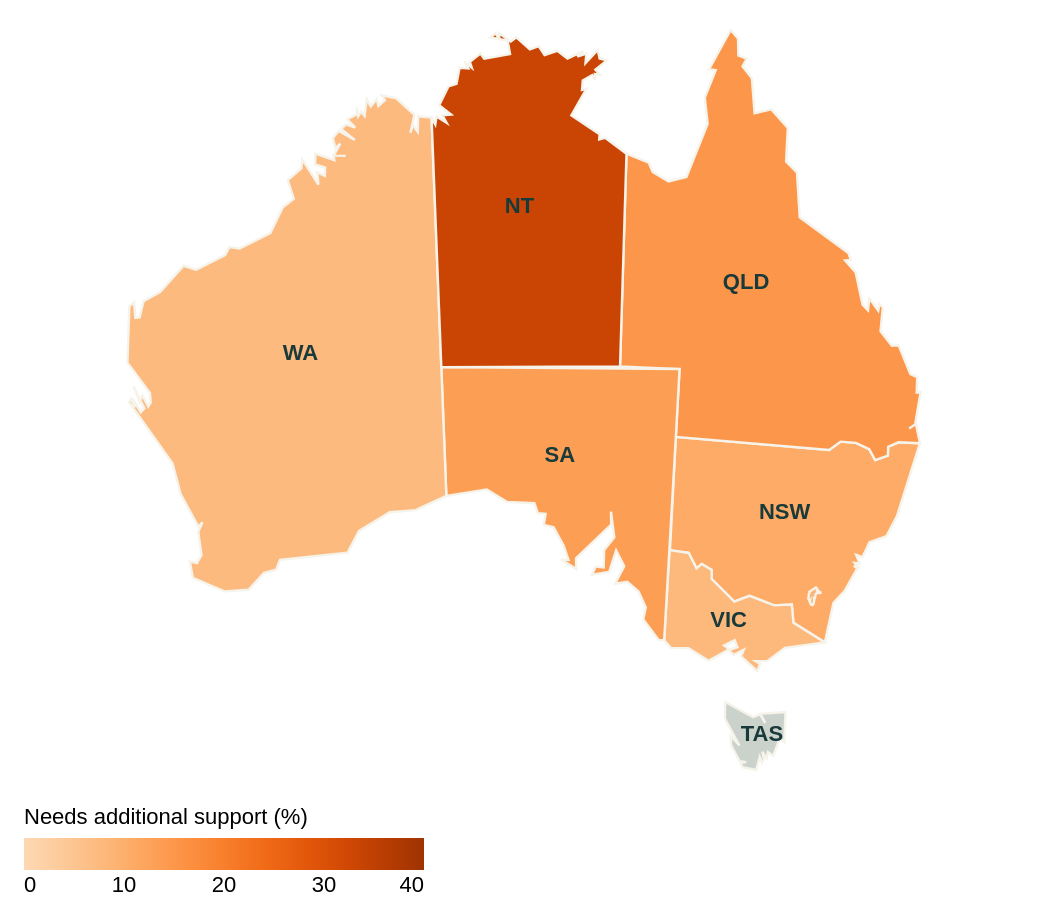

Write a Vega-Lite specification for this figure.
### Vega-Lite specification from a JSON file in a GitHub repository (floating-point values rounded to 4 significant figures; data arrays with more than 128 entries replaced by an {"elided": "..."} marker saying what was removed)
{"$schema": "https://vega.github.io/schema/vega-lite/v5.json", "background": "transparent", "padding": 12, "config": {"font": "Arial", "view": {"stroke": null}, "axis": {"labelFontSize": 12, "titleFontSize": 12, "titleFontWeight": "normal", "labelColor": "#193a3a", "titleColor": "#193a3a", "domain": false, "gridColor": "#e1e5dd", "labelPadding": 6, "titlePadding": 12}, "legend": {"orient": "bottom", "titleLimit": 300, "labelLimit": 220, "labelFontSize": 11, "titleFontSize": 11, "titleFontWeight": "normal"}, "title": {"anchor": "start", "fontSize": 14, "color": "#193a3a"}}, "width": 500, "height": 370, "projection": {"type": "conicEqualArea", "parallels": [-18, -36], "rotate": [-134, 0, 0], "center": [0, -28]}, "params": [{"name": "map_subject", "value": "Reading"}, {"name": "focus_state", "value": "All states"}], "layer": [{"data": {"values": [{"type": "Feature", "properties": {"STATE_NAME": "New South Wales"}, "geometry": {"type": "Polygon", "coordinates": [[[150.7, -35.12], [150.2, -35.7], [150.0, -37.51], [148.1, -36.8], [147.9, -36], [146.9, -36.12], [145.5, -35.8], [144.7, -36.12], [143.4, -35.19], [143.3, -34.79], [142.8, -34.55], [142.5, -34.76], [142.0, -34.1], [141.0, -34.06], [141, -29], [149.0, -29], [149.5, -28.57], [150.3, -28.54], [151.0, -28.74], [151.4, -29.18], [152.0, -28.91], [152.0, -28.52], [152.5, -28.26], [153.6, -28.16], [152.9, -31.48], [152.5, -32.44], [151.7, -32.82], [151.4, -33.52], [151.1, -33.45], [151.3, -33.81], [151.1, -33.82], [151.3, -33.97], [151.0, -33.96], [151.2, -34.03], [150.7, -35.12]]]}}, {"type": "Feature", "properties": {"STATE_NAME": "Victoria"}, "geometry": {"type": "Polygon", "coordinates": [[[141, -34.02], [142.0, -34.1], [142.5, -34.76], [142.8, -34.55], [143.3, -34.79], [143.4, -35.19], [144.7, -36.12], [145.5, -35.8], [146.9, -36.12], [147.9, -36], [148.1, -36.8], [150.0, -37.51], [147.8, -37.96], [146.9, -38.63], [146.2, -38.69], [146.5, -38.79], [146.4, -39.14], [145.4, -38.54], [145.5, -38.23], [144.9, -38.5], [144.7, -38.3], [145.1, -38.14], [144.9, -37.84], [144.4, -38.11], [144.7, -38.27], [143.6, -38.86], [142.4, -38.35], [141.4, -38.39], [141.0, -38.06], [141, -34.02]]]}}, {"type": "Feature", "properties": {"STATE_NAME": "Queensland"}, "geometry": {"type": "Polygon", "coordinates": [[[153.6, -28.16], [152.5, -28.26], [152.0, -28.52], [152.0, -28.91], [151.4, -29.18], [151.0, -28.74], [150.3, -28.54], [149.5, -28.57], [149.0, -29], [141, -29], [141, -26], [138, -26], [138.0, -16.54], [139.0, -16.91], [139.2, -17.32], [140, -17.71], [140.8, -17.47], [141.7, -15.03], [141.5, -13.86], [141.9, -12.59], [141.6, -12.56], [142.4, -10.71], [142.8, -11.07], [142.9, -11.85], [143.2, -11.97], [143.1, -12.33], [143.5, -12.84], [143.8, -14.41], [144.5, -14.17], [145.3, -14.95], [145.4, -16.46], [146.0, -16.9], [146.3, -18.89], [148.8, -20.24], [148.9, -20.53], [148.7, -20.59], [149.2, -21.06], [149.8, -22.44], [150.1, -22.66], [150.0, -22.13], [150.6, -22.62], [150.6, -22.32], [150.8, -22.45], [150.8, -23.51], [151.4, -24.08], [151.8, -24.02], [152.6, -25.2], [152.9, -25.29], [153, -25.97], [153.2, -25.93], [153.2, -27.38], [152.9, -27.59], [153.2, -27.35], [153.6, -28.16]]]}}, {"type": "Feature", "properties": {"STATE_NAME": "South Australia"}, "geometry": {"type": "Polygon", "coordinates": [[[141, -29], [141.0, -38.06], [140.7, -38.06], [139.7, -37.18], [139.8, -36.63], [139.4, -35.93], [138.8, -35.52], [138.1, -35.63], [138.6, -34.83], [138.1, -34.14], [137.8, -35.11], [136.8, -35.25], [137.0, -34.89], [137.4, -34.91], [137.4, -34.14], [138.0, -33.56], [137.8, -32.43], [137.8, -33], [135.9, -34.53], [135.9, -35.01], [135.1, -34.59], [135.5, -34.61], [135.2, -33.98], [134.7, -33.17], [134.2, -33.06], [134.3, -32.57], [133.8, -32.54], [133.7, -32.1], [132.2, -32.03], [131.2, -31.46], [129, -31.69], [129, -26], [141, -26], [141, -29]]]}}, {"type": "Feature", "properties": {"STATE_NAME": "Western Australia"}, "geometry": {"type": "Polygon", "coordinates": {"elided": "1x88x2 float values"}}}, {"type": "Feature", "properties": {"STATE_NAME": "Tasmania"}, "geometry": {"type": "Polygon", "coordinates": [[[147.3, -43.11], [147.2, -43.28], [147, -43.02], [146.9, -43.64], [146.0, -43.57], [145.9, -43.38], [146.2, -43.32], [145.8, -43.31], [145.3, -42.62], [145.2, -42.19], [145.7, -42.59], [144.8, -41.42], [144.7, -40.66], [146.4, -41.24], [146.8, -41.08], [147.1, -41.44], [146.8, -41.05], [148.2, -40.85], [148.3, -42.22], [148.1, -42.07], [147.8, -42.9], [147.4, -42.76], [147.4, -43.05], [147.1, -42.77], [147.3, -43.11]]]}}, {"type": "Feature", "properties": {"STATE_NAME": "Northern Territory"}, "geometry": {"type": "Polygon", "coordinates": [[[138.0, -16.54], [138, -26], [129, -26], [129, -14.88], [129.2, -15.2], [129.2, -14.84], [129.7, -15.14], [129.5, -14.79], [129.9, -14.77], [129.4, -14.34], [129.8, -13.5], [130.2, -13.39], [130.3, -12.67], [130.7, -12.71], [130.6, -12.4], [130.9, -12.68], [130.8, -12.41], [131.3, -12.04], [131.5, -12.28], [132.6, -12.09], [132.5, -11.47], [131.8, -11.32], [132.0, -11.13], [132.2, -11.42], [132.1, -11.12], [132.7, -11.52], [132.9, -11.33], [133.5, -11.88], [133.9, -11.74], [134.2, -12.14], [134.8, -11.95], [135.2, -12.3], [135.9, -11.95], [135.7, -12.2], [136.1, -12.06], [136.0, -12.49], [136.6, -11.88], [136.7, -12.27], [137.0, -12.35], [136.5, -12.78], [136.7, -13], [136.4, -12.98], [136.5, -13.25], [136.3, -13.03], [135.9, -13.28], [135.9, -13.71], [136.1, -13.66], [135.4, -14.87], [136.7, -15.7], [136.7, -15.93], [137.0, -15.85], [138.0, -16.54]]]}}, {"type": "Feature", "properties": {"STATE_NAME": "Australian Capital Territory"}, "geometry": {"type": "Polygon", "coordinates": [[[149.2, -35.22], [149.3, -35.27], [149.4, -35.3], [149.4, -35.33], [149.3, -35.35], [149.2, -35.33], [149.2, -35.41], [149.1, -35.59], [149.1, -35.59], [149.1, -35.7], [149.1, -35.84], [149.1, -35.92], [149.0, -35.9], [148.9, -35.81], [148.9, -35.72], [148.9, -35.76], [148.8, -35.65], [148.8, -35.59], [148.8, -35.47], [148.8, -35.38], [148.8, -35.34], [149.1, -35.12], [149.2, -35.16], [149.2, -35.23], [149.2, -35.22]]]}}]}, "transform": [{"lookup": "properties.STATE_NAME", "from": {"data": {"values": [{"state": "New South Wales", "abbr": "NSW", "lon": 147, "lat": -32, "reading_support": 10.84, "reading_participants": 94216, "reading_participation": 92.7, "reading_flag": "", "numeracy_support": 9.857, "numeracy_participants": 93229, "numeracy_participation": 91.73, "numeracy_flag": ""}, {"state": "Victoria", "abbr": "VIC", "lon": 144.5, "lat": -37, "reading_support": 7.937, "reading_participants": 76801, "reading_participation": 92.58, "reading_flag": "", "numeracy_support": 8.331, "numeracy_participants": 75937, "numeracy_participation": 91.54, "numeracy_flag": ""}, {"state": "Queensland", "abbr": "QLD", "lon": 144, "lat": -22, "reading_support": 15.14, "reading_participants": 59897, "reading_participation": 83.7, "reading_flag": "#", "numeracy_support": 15.1, "numeracy_participants": 59068, "numeracy_participation": 82.56, "numeracy_flag": "#"}, {"state": "South Australia", "abbr": "SA", "lon": 135, "lat": -30, "reading_support": 13.42, "reading_participants": 20068, "reading_participation": 89.45, "reading_flag": "", "numeracy_support": 13.35, "numeracy_participants": 19829, "numeracy_participation": 88.38, "numeracy_flag": ""}, {"state": "Western Australia", "abbr": "WA", "lon": 122, "lat": -25, "reading_support": 7.479, "reading_participants": 34477, "reading_participation": 93.74, "reading_flag": "", "numeracy_support": 7.956, "numeracy_participants": 34033, "numeracy_participation": 92.55, "numeracy_flag": ""}, {"state": "Tasmania", "abbr": "TAS", "lon": 147, "lat": -42, "reading_support": null, "reading_participants": 4044, "reading_participation": 61.44, "reading_flag": "s.p.", "numeracy_support": null, "numeracy_participants": 3981, "numeracy_participation": 60.48, "numeracy_flag": "s.p."}, {"state": "Northern Territory", "abbr": "NT", "lon": 133, "lat": -19, "reading_support": 33.25, "reading_participants": 2287, "reading_participation": 71.63, "reading_flag": "#", "numeracy_support": 34.63, "numeracy_participants": 2197, "numeracy_participation": 68.81, "numeracy_flag": "#"}, {"state": "Australian Capital Territory", "abbr": "ACT", "lon": 149.1, "lat": -35.3, "reading_support": 8.57, "reading_participants": 5514, "reading_participation": 90.42, "reading_flag": "", "numeracy_support": 8.882, "numeracy_participants": 5484, "numeracy_participation": 89.93, "numeracy_flag": ""}]}, "key": "state", "fields": ["reading_support", "numeracy_support", "reading_flag", "numeracy_flag"]}}, {"calculate": "map_subject === 'Reading' ? datum.reading_support : datum.numeracy_support", "as": "support"}, {"calculate": "isValid(datum.support) ? datum.support : -1", "as": "display_support"}, {"calculate": "isValid(datum.support) ? format(datum.support, '.1f') + '%' : 'Not reported (low participation)'", "as": "support_label"}, {"calculate": "map_subject === 'Reading' ? datum.reading_flag : datum.numeracy_flag", "as": "reporting_flag"}], "mark": {"type": "geoshape", "stroke": "#f6f3eb", "strokeWidth": 1.2}, "encoding": {"color": {"condition": {"test": "isValid(datum.support)", "field": "display_support", "type": "quantitative", "title": "Needs additional support (%)", "scale": {"scheme": "oranges", "domain": [0, 40], "clamp": true}}, "value": "#cbd2cc"}, "tooltip": [{"field": "properties.STATE_NAME", "title": "State / territory"}, {"field": "support_label", "title": "Needs additional support"}, {"field": "reporting_flag", "title": "Reporting flag"}], "opacity": {"condition": {"test": "focus_state === 'All states' || datum.properties.STATE_NAME === focus_state", "value": 1}, "value": 0.35}, "stroke": {"condition": {"test": "datum.properties.STATE_NAME === focus_state", "value": "#193a3a"}, "value": "#f6f3eb"}, "strokeWidth": {"condition": {"test": "datum.properties.STATE_NAME === focus_state", "value": 3}, "value": 1.2}}}, {"data": {"values": [{"state": "New South Wales", "abbr": "NSW", "lon": 147, "lat": -32, "reading_support": 10.84, "reading_participants": 94216, "reading_participation": 92.7, "reading_flag": "", "numeracy_support": 9.857, "numeracy_participants": 93229, "numeracy_participation": 91.73, "numeracy_flag": ""}, {"state": "Victoria", "abbr": "VIC", "lon": 144.5, "lat": -37, "reading_support": 7.937, "reading_participants": 76801, "reading_participation": 92.58, "reading_flag": "", "numeracy_support": 8.331, "numeracy_participants": 75937, "numeracy_participation": 91.54, "numeracy_flag": ""}, {"state": "Queensland", "abbr": "QLD", "lon": 144, "lat": -22, "reading_support": 15.14, "reading_participants": 59897, "reading_participation": 83.7, "reading_flag": "#", "numeracy_support": 15.1, "numeracy_participants": 59068, "numeracy_participation": 82.56, "numeracy_flag": "#"}, {"state": "South Australia", "abbr": "SA", "lon": 135, "lat": -30, "reading_support": 13.42, "reading_participants": 20068, "reading_participation": 89.45, "reading_flag": "", "numeracy_support": 13.35, "numeracy_participants": 19829, "numeracy_participation": 88.38, "numeracy_flag": ""}, {"state": "Western Australia", "abbr": "WA", "lon": 122, "lat": -25, "reading_support": 7.479, "reading_participants": 34477, "reading_participation": 93.74, "reading_flag": "", "numeracy_support": 7.956, "numeracy_participants": 34033, "numeracy_participation": 92.55, "numeracy_flag": ""}, {"state": "Tasmania", "abbr": "TAS", "lon": 147, "lat": -42, "reading_support": null, "reading_participants": 4044, "reading_participation": 61.44, "reading_flag": "s.p.", "numeracy_support": null, "numeracy_participants": 3981, "numeracy_participation": 60.48, "numeracy_flag": "s.p."}, {"state": "Northern Territory", "abbr": "NT", "lon": 133, "lat": -19, "reading_support": 33.25, "reading_participants": 2287, "reading_participation": 71.63, "reading_flag": "#", "numeracy_support": 34.63, "numeracy_participants": 2197, "numeracy_participation": 68.81, "numeracy_flag": "#"}, {"state": "Australian Capital Territory", "abbr": "ACT", "lon": 149.1, "lat": -35.3, "reading_support": 8.57, "reading_participants": 5514, "reading_participation": 90.42, "reading_flag": "", "numeracy_support": 8.882, "numeracy_participants": 5484, "numeracy_participation": 89.93, "numeracy_flag": ""}]}, "transform": [{"filter": "datum.abbr !== 'ACT'"}], "mark": {"type": "text", "color": "#193a3a", "fontWeight": "bold", "fontSize": 11}, "encoding": {"longitude": {"field": "lon", "type": "quantitative"}, "latitude": {"field": "lat", "type": "quantitative"}, "text": {"field": "abbr"}}}]}
